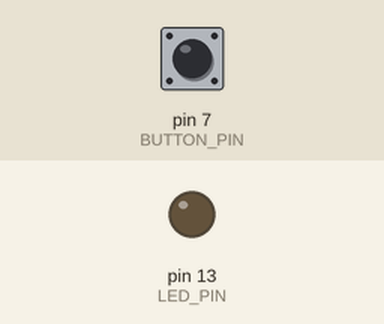
The sketch below on a simulated Arduino Uno, built with avr-gcc and run on an emulated ATmega328P. Shown: output pins drawn as LEDs (lit = HIGH). The test bench sets the inputs (shaded band); at power-on: pin 7 (BUTTON_PIN) LOW.

Above: at 1.2 s.
1.3 s: pin 7 (BUTTON_PIN) pulled HIGH for 0.15 s
At 1.4 s:
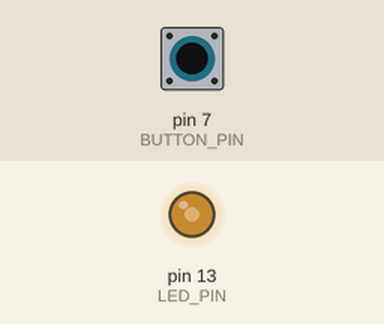
3.0 s: pin 7 (BUTTON_PIN) pulled HIGH for 1 s
At 5.2 s:
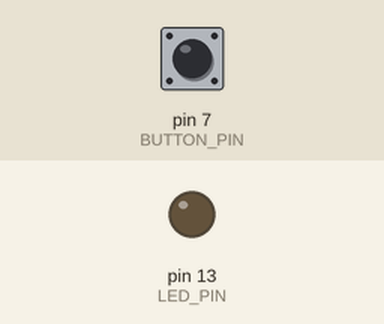
5.5 s: pin 7 (BUTTON_PIN) pulled HIGH for 3.2 s
At 9.9 s:
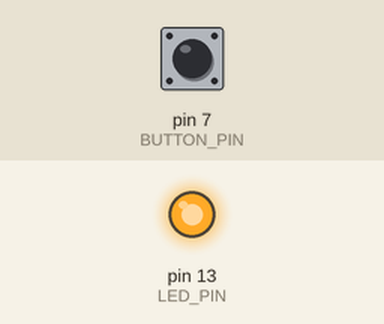
10.2 s: pin 7 (BUTTON_PIN) pulled HIGH for 0.15 s
At 10.37 s:
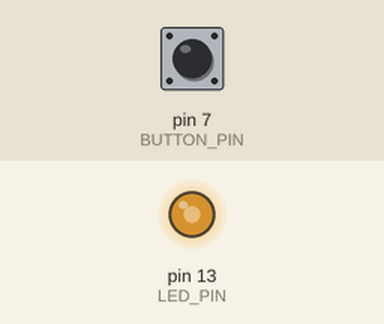
Timing chart, 0 to 12.9 s (numbered marks = the images above; inputs shaded):
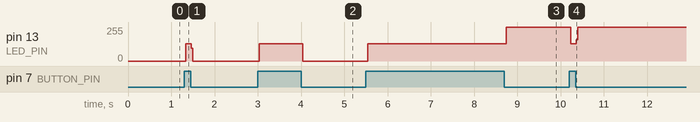

Measured:
- after the input at 1.3 s, pin 13 (LED_PIN): 0/255 → 128/255 at once, → 0/255 0.12 s later
- after the input at 3.0 s, pin 13 (LED_PIN): 0/255 → 128/255 at once, → 0/255 1.0 s later
- after the input at 5.5 s, pin 13 (LED_PIN): 0/255 → 128/255 at once, → 255/255 3.2 s later
- after the input at 10.2 s, pin 13 (LED_PIN): 255/255 → 128/255 at once, → 255/255 0.12 s later

The sketch:

UnreliableSwitch.ino
```cpp
const unsigned int BUTTON_PIN = 7;
const unsigned int LED_PIN    = 13;

void setup() {
  pinMode(LED_PIN, OUTPUT);
  pinMode(BUTTON_PIN, INPUT);
}

int led_state = LOW; // <label id="code.binary_die.led_state"/>

void loop() {
  const int CURRENT_BUTTON_STATE = digitalRead(BUTTON_PIN);

  if (CURRENT_BUTTON_STATE == HIGH) {
    led_state = (led_state == LOW) ? HIGH : LOW;
    digitalWrite(LED_PIN, led_state);
  }
}
```
